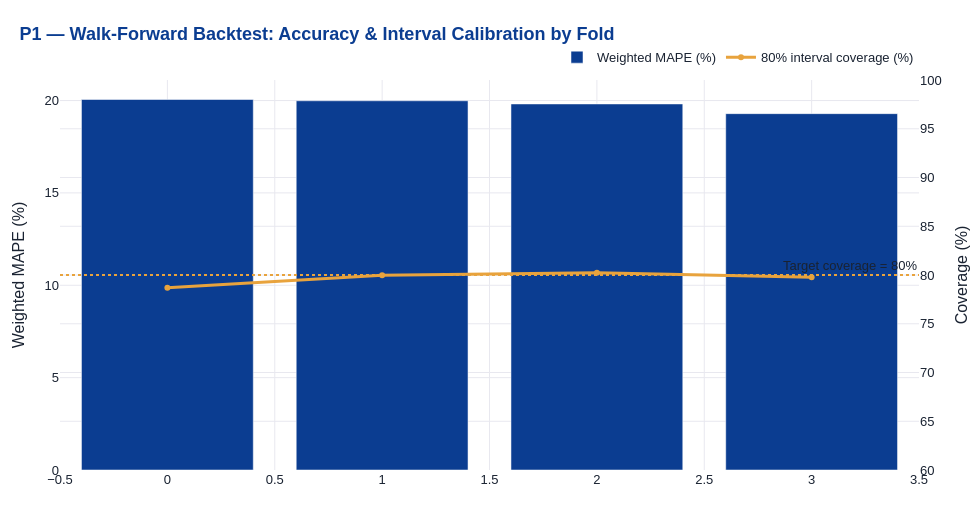

Notebook cell for this chart:
### Code cell
# Chart 2: Walk-forward weighted MAPE and coverage across folds — production monitoring view
fig = go.Figure()
fig.add_trace(go.Bar(x=summary["fold"], y=summary["weighted_MAPE_%"], name="Weighted MAPE (%)",
                      marker_color="#0B3D91", yaxis="y1"))
fig.add_trace(go.Scatter(x=summary["fold"], y=summary["coverage_80%"] * 100, name="80% interval coverage (%)",
                          mode="lines+markers", line=dict(color="#E8A33D", width=3), yaxis="y2"))
fig.add_hline(y=80, line_dash="dot", line_color="#E8A33D", annotation_text="Target coverage = 80%", yref="y2")
fig.update_layout(yaxis=dict(title="Weighted MAPE (%)"),
                   yaxis2=dict(title="Coverage (%)", overlaying="y", side="right", range=[60, 100]))
apply_house_style(fig, "P1 — Walk-Forward Backtest: Accuracy & Interval Calibration by Fold")
save_figure(fig, "p1_walkforward_monitoring", "charts")
fig.show()

### Figure 1 — Plotly figure (JSON) as saved in the notebook; plotly's stock layout.template omitted (floating-point values rounded to 4 significant figures)
{"data": [{"marker": {"color": "#0B3D91"}, "name": "Weighted MAPE (%)", "type": "bar", "x": [0, 1, 2, 3], "y": [20.06, 19.99, 19.82, 19.29], "yaxis": "y"}, {"line": {"color": "#E8A33D", "width": 3}, "mode": "lines+markers", "name": "80% interval coverage (%)", "type": "scatter", "x": [0, 1, 2, 3], "y": [78.7, 79.98, 80.22, 79.77], "yaxis": "y2"}], "layout": {"annotations": [{"showarrow": false, "text": "Target coverage = 80%", "x": 1, "xanchor": "right", "xref": "x domain", "y": 80, "yanchor": "bottom", "yref": "y2"}], "colorway": ["#0B3D91", "#D62246", "#2E8B57", "#E8A33D", "#6A4C93", "#1B998B"], "font": {"color": "#1a2332", "family": "Helvetica, Arial, sans-serif", "size": 13}, "height": 520, "legend": {"orientation": "h", "x": 1, "xanchor": "right", "y": 1.02, "yanchor": "bottom"}, "margin": {"b": 50, "l": 60, "r": 30, "t": 80}, "paper_bgcolor": "white", "plot_bgcolor": "white", "shapes": [{"line": {"color": "#E8A33D", "dash": "dot"}, "type": "line", "x0": 0, "x1": 1, "xref": "x domain", "y0": 80, "y1": 80, "yref": "y2"}], "title": {"font": {"color": "#0B3D91", "size": 18}, "text": "<b>P1 — Walk-Forward Backtest: Accuracy & Interval Calibration by Fold</b>", "x": 0.02, "xanchor": "left"}, "width": 980, "xaxis": {"gridcolor": "#e8e8ef", "showgrid": true, "zeroline": false}, "yaxis": {"gridcolor": "#e8e8ef", "showgrid": true, "title": {"text": "Weighted MAPE (%)"}, "zeroline": false}, "yaxis2": {"gridcolor": "#e8e8ef", "overlaying": "y", "range": [60, 100], "showgrid": true, "side": "right", "title": {"text": "Coverage (%)"}, "zeroline": false}}}
